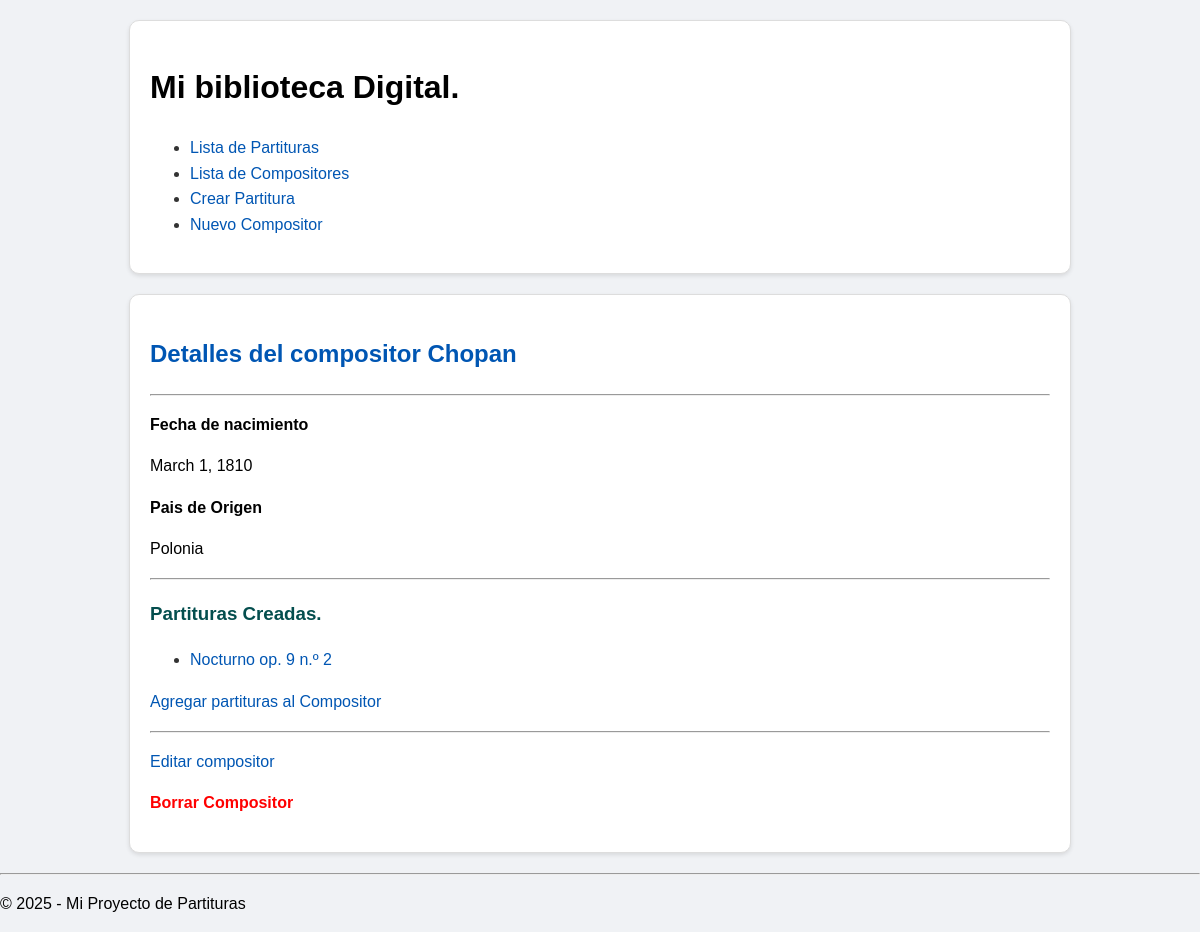
/compositores/4, run on an earlier commit of the app's database.
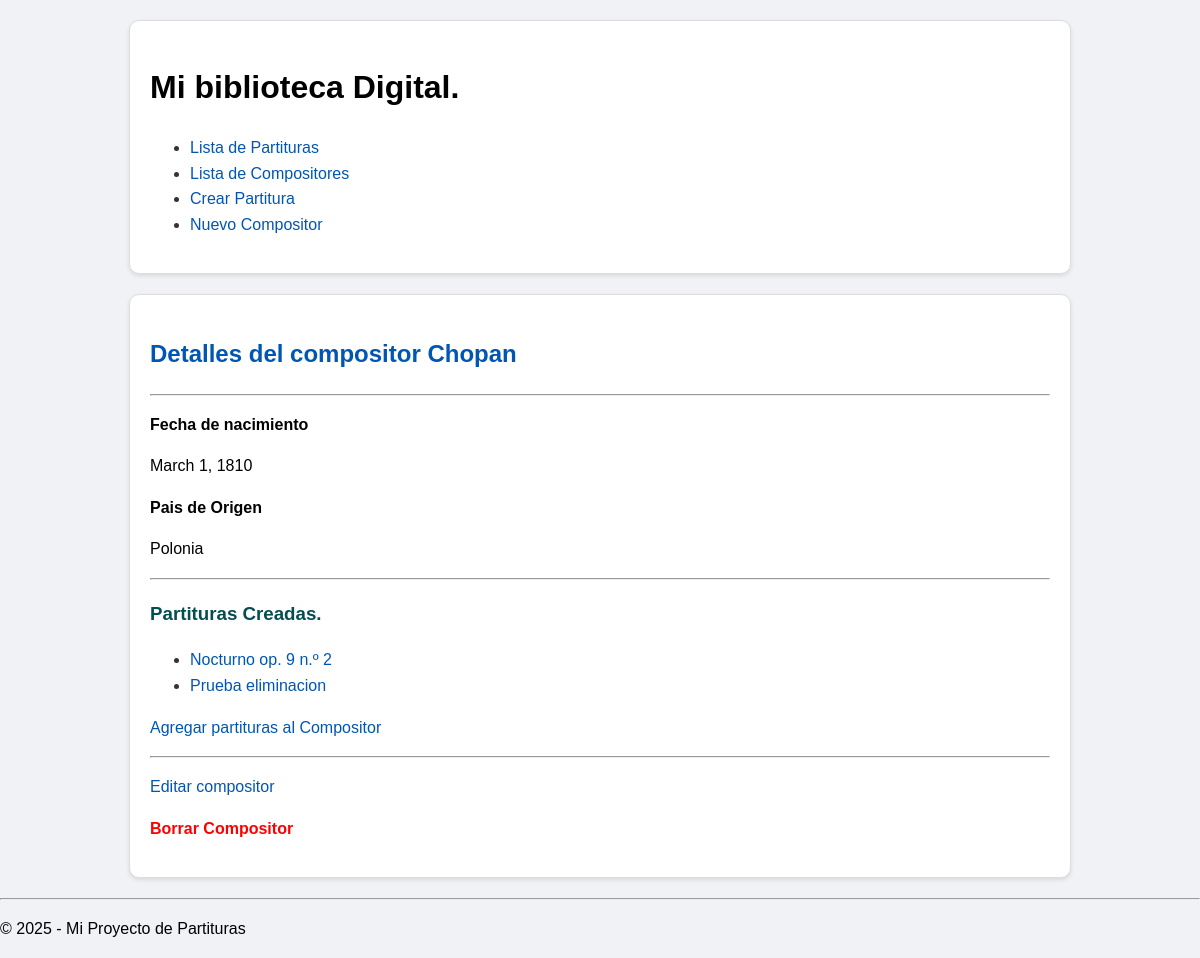
And on a later commit of the database.
### partiturasApp/models.py (models this page shows, shortened)
class Partitura(models.Model):
    nombre = models.CharField(max_length=200)
    compositor = models.ForeignKey(Compositor, on_delete=models.CASCADE, related_name='partituras')
    genero = models.CharField(max_length=50, null=True, blank=True)
    instrumento = models.ForeignKey(Instrumento, on_delete=models.PROTECT, related_name='instrumentos')
    fecha_creacion_partitura = models.DateField(null=True, blank=True)
    editorial = models.CharField(max_length=100 , null=True, blank=True)
    fecha_publicacion = models.DateField(null=True, blank=True)
    numero_opus = models.CharField(max_length=50, null=True, blank=True)
    fecha_ingreso = models.DateTimeField(auto_now_add=True)

### partiturasApp/views.py (the view)
# urls.py: path('compositores/<int:pk>', CompositorDetalle.as_view(), name='detalle_compositor'),  #Clase propia
class CompositorDetalle(DetailView):
    model = Compositor
    template_name = 'partiturasApp/compositor/detalle_compositor.html'
    context_object_name = "compositor"

### partiturasApp/templates/partiturasApp/compositor/detalle_compositor.html (shortened to what this page needs)
{% extends "partiturasApp/base.html" %}
{% block content %}
    <h2>Detalles del compositor {{ compositor.apellido }}</h2>
    <hr>
    <p><strong>Fecha de nacimiento</strong></p>
    <p>{{ compositor.fecha_de_nacimiento }}</p>
    <p><strong>Pais de Origen</strong></p>
    <p>{{ compositor.pais }}</p>
    <hr>
    <h3>Partituras Creadas.</h3>
    <ul>
        {% for p in compositor.partituras.all %}
            <li><a href='{% url "detalle_partitura" p.pk %}'>{{ p.nombre }}</a></li>
        {%empty%}
            <li>No existen partituras creadas por este compositor</li>
        {% endfor %}
    </ul>
    <p>
        <a href='{% url "crear_partitura" %}?compositor_id={{compositor.id}}'>
            Agregar partituras al Compositor
        </a>
    </p>
    <hr>
    <p>
        <a href='{% url "editar_compositor" compositor.pk %}'>Editar compositor</a>
    </p>
    <p>
        <a class='delete-link' href='{% url "borrar_compositor" compositor.pk %}'>Borrar Compositor</a>
    </p>
{% endblock content %}

What changed in the data, as far as the page shows it:
added Partitura: nombre "Prueba eliminacion"
